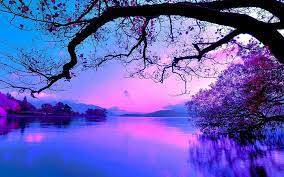
#> input picture images/nature_color.jpg, 284 x 177 px
$ jupyter execute Ex2_4.ipynb
#> lines starting #> are read from the running program, lines starting #| are printed output that depends on the picture
[cell 1]
from PIL import Image
import matplotlib.pyplot as plt
import numpy as np

[cell 2]
Img = Image.open(r'../images/nature_color.jpg')
#> Img is the input picture: PIL image 284x177 RGB; mean R, G, B 98.7, 91.7, 184.1

# brighter images based on red green blue components
def brighter(Img):
    r, g, b = Img.split()
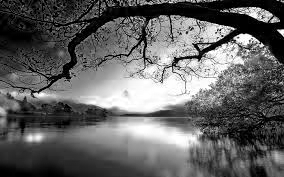
#> r: PIL image 284x177 L; min 0, max 255, mean 98.7
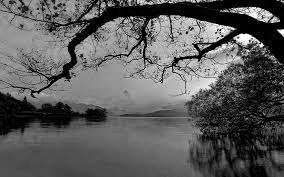
#> g: PIL image 284x177 L; min 0, max 255, mean 91.7
    r = r.point(lambda i: i * 2)
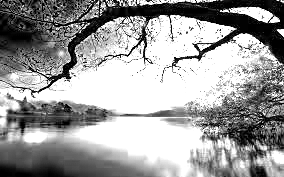
#> r: PIL image 284x177 L; min 0, max 255, mean 156.4
    g = g.point(lambda i: i * 2.5)
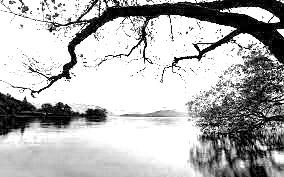
#> g: PIL image 284x177 L; min 0, max 255, mean 179.3
    b = b.point(lambda i: i * 3)
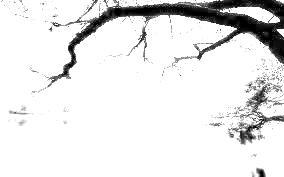
#> b: PIL image 284x177 L; min 0, max 255, mean 230
    return Image.merge('RGB', (r, g, b))
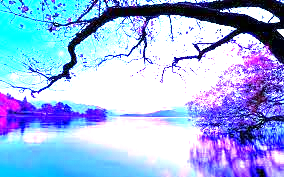
#> returned value: PIL image 284x177 RGB; mean R, G, B 156.4, 179.3, 230

# darker images based on red green blue components
def darker(Img):
    r, g, b = Img.split()
    r = r.point(lambda i: i * 0.5)
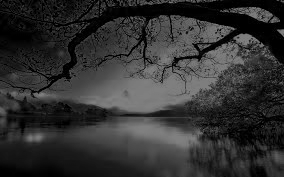
#> r: PIL image 284x177 L; min 0, max 128, mean 49.4
    g = g.point(lambda i: i * 0.5)
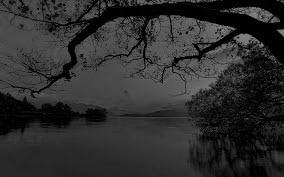
#> g: PIL image 284x177 L; min 0, max 128, mean 45.9
    b = b.point(lambda i: i * 0.5)
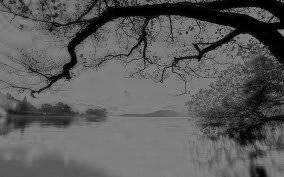
#> b: PIL image 284x177 L; min 0, max 128, mean 92.1
    return Image.merge('RGB', (r, g, b))
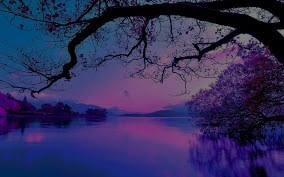
#> returned value: PIL image 284x177 RGB; mean R, G, B 49.4, 45.9, 92.1


# show image

plt.figure(figsize=(10, 10))

plt.subplot(2, 2, 1)
plt.title('Original Image')
plt.imshow(Img)

plt.subplot(2, 2, 2)
plt.title('Brighter Image')
plt.imshow(brighter(Img))

plt.subplot(2, 2, 3)
plt.title('Darker Image')
plt.imshow(darker(Img))

plt.show()

$ run again, with images/atrium.jpg copied over images/nature_color.jpg
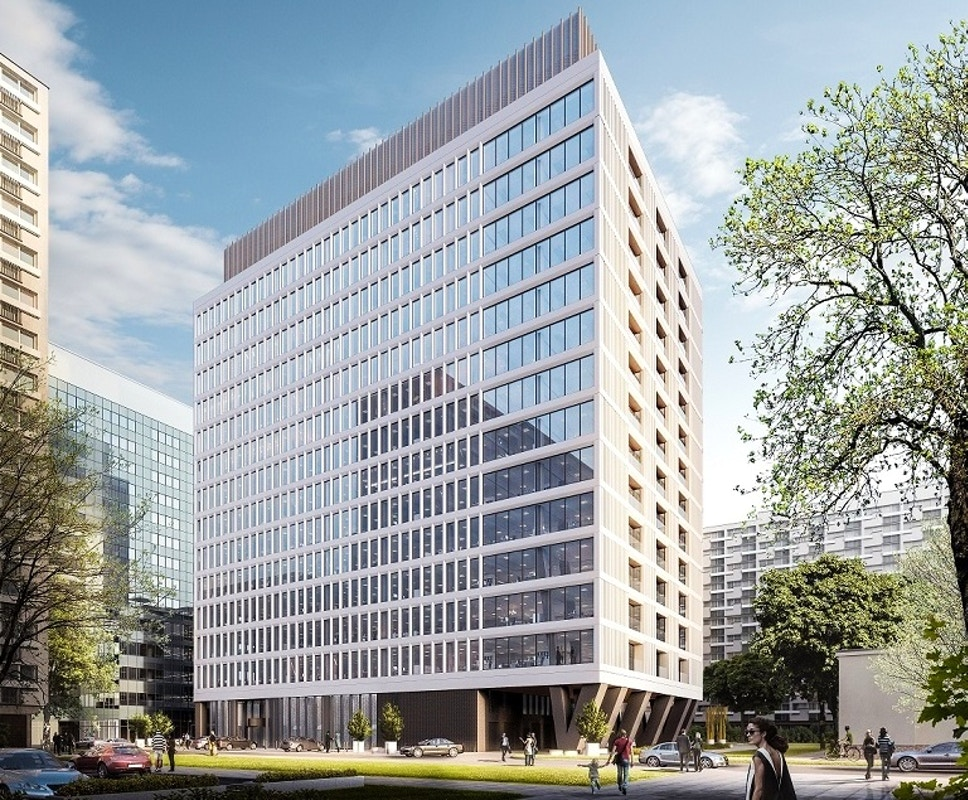
#> input picture images/atrium.jpg, 968 x 800 px
#> Img is the input picture: PIL image 968x800 RGB; mean R, G, B 155.6, 162.1, 163.5
#> in brighter, `return Image.merge('RGB', (r, g, b))`:
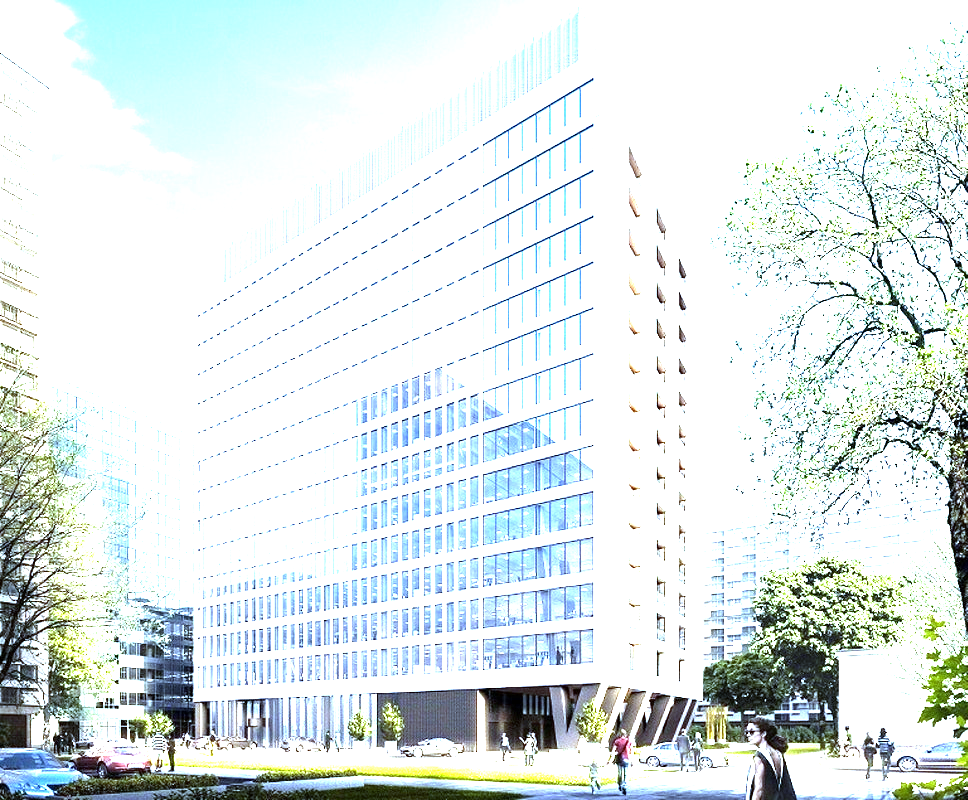
#> returned value: PIL image 968x800 RGB; mean R, G, B 222.7, 231.8, 231.4
#> in darker, `return Image.merge('RGB', (r, g, b))`:
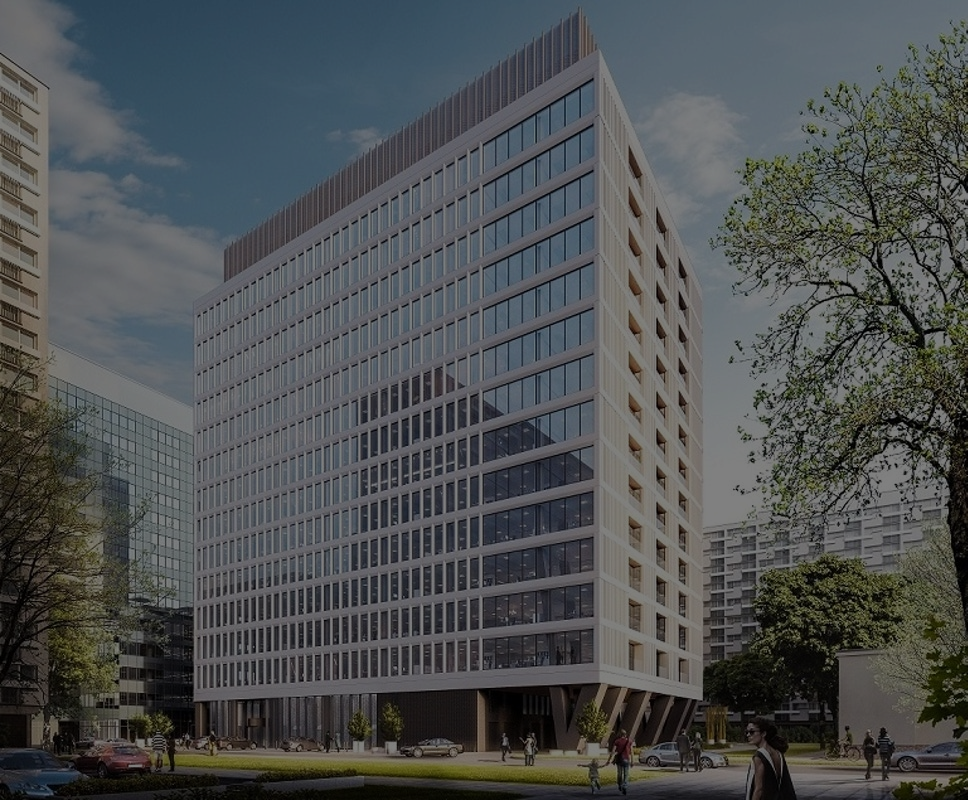
#> returned value: PIL image 968x800 RGB; mean R, G, B 77.8, 81.1, 81.8

$ run again, with images/bird.jpg copied over images/nature_color.jpg
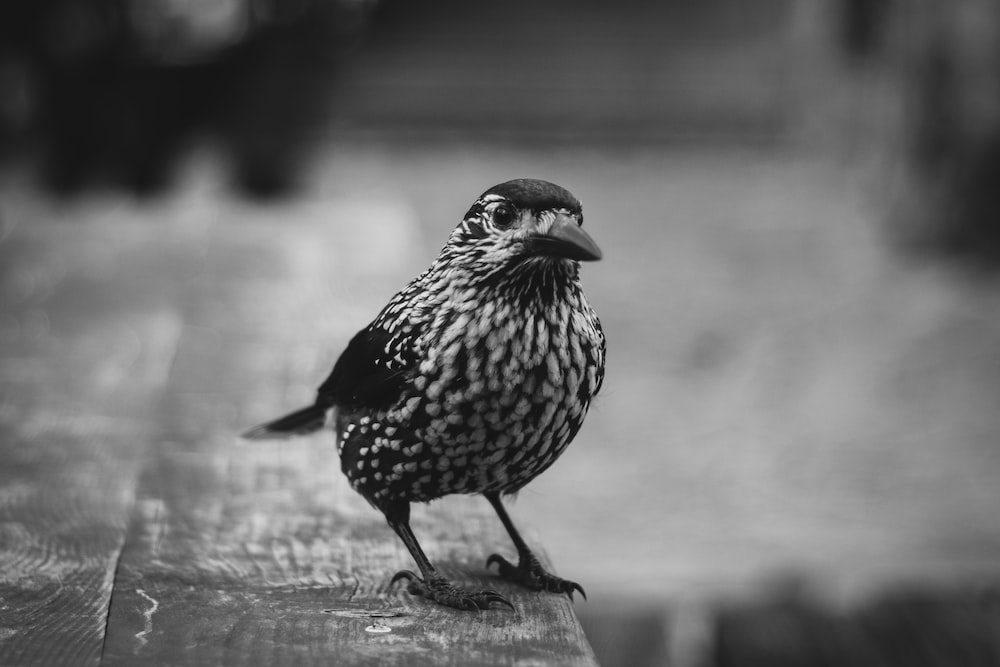
#> input picture images/bird.jpg, 1000 x 667 px
#> Img is the input picture: PIL image 1000x667 RGB; min 0, max 248, mean 108
#> in darker, `r = r.point(lambda i: i * 0.5)`:
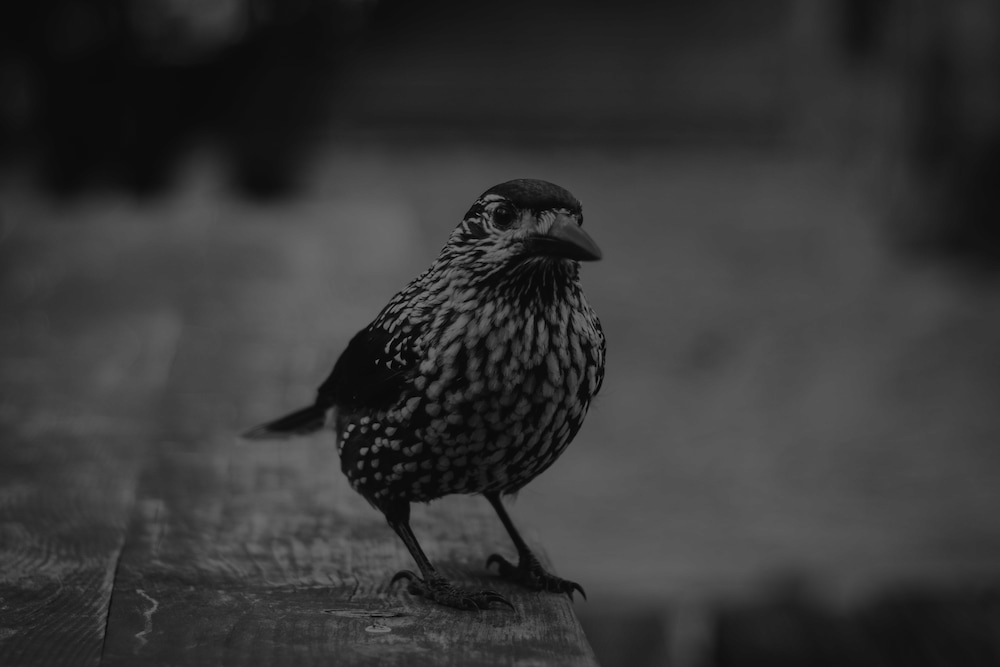
#> r: PIL image 1000x667 L; min 0, max 124, mean 54
